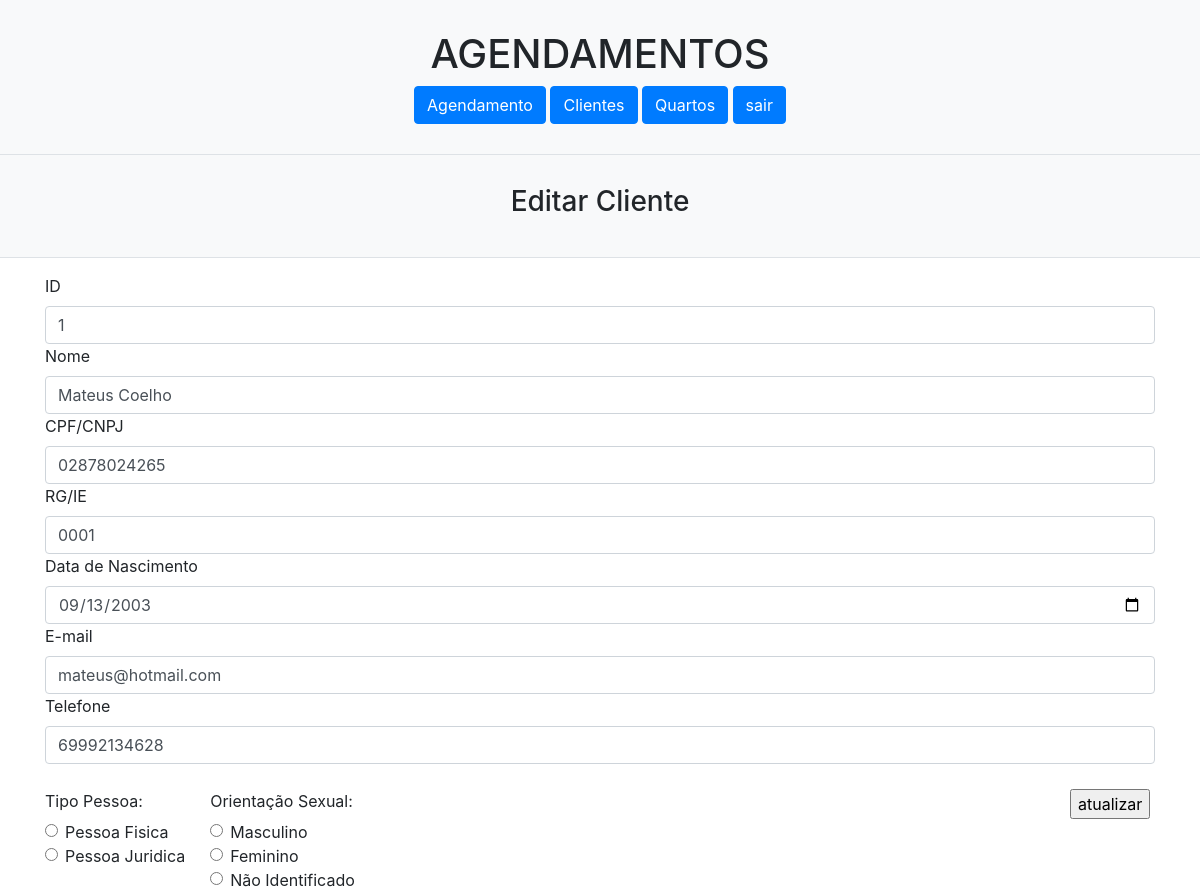
The app's page /Scripts/agenda.php?menuop=editarcliente&idcli=1 with its own data.
### tables this page shows
CREATE TABLE IF NOT EXISTS `pessoas` (
  `id_pessoa` int NOT NULL AUTO_INCREMENT,
  `nome` varchar(100) NOT NULL,
  `cpfcnpj` varchar(20) NOT NULL,
  `rgie` varchar(20) DEFAULT NULL,
  `nasc` date DEFAULT NULL,
  `f_j` smallint DEFAULT NULL COMMENT '0-Pessoa Fisica, 1-Pessoa Juridica',
  `tipopessoa` smallint DEFAULT NULL COMMENT '0-Usuario, 1-Cliente, 2-Medico',
  `email` varchar(50) DEFAULT NULL,
  `telefone` varchar(50) DEFAULT NULL,
  `orientacaosex` char(1) DEFAULT NULL COMMENT 'M-Masculino, F-Feminino, N-Não Identificado',
  PRIMARY KEY (`id_pessoa`)
);

### Scripts/editarcliente.php (the view, shortened to what this page needs)
<?php
$idcli = isset($_GET["idcli"]) ? $_GET["idcli"] : null;
$sql = "SELECT * FROM pessoas WHERE id_pessoa = {$idcli}";
$rs = mysqli_query($conexao,$sql) or die("Erro ao Recuperar os Dados do Registro! " . mysqli_error($conexao));
$dados = mysqli_fetch_assoc($rs);
?>
<!DOCTYPE html>
<html lang="pt-br">
<head>
    <link rel="stylesheet"
        href="https://stackpath.bootstrapcdn.com/bootstrap/4.1.3/css/bootstrap.min.css"
    >
</head>
<Header>
    <center><h3>Editar Cliente</h3></center>
</Header>
<div class="container mt-3">
    <form action="agenda.php?menuop=atualizarcliente" method="post">
        <div>
            <label for="cliid">ID</label>
            <input type="text"  class="form-control" name="cliid" value="<?=$dados["id_pessoa"]?>" required>
        </div>
        <div>
            <label for="clinome">Nome</label>
            <input type="text"  class="form-control" name="clinome" value="<?=$dados["nome"]?>" required>
        </div>
        <div>
            <label for="clicpfcnpj">CPF/CNPJ</label>
            <input type="text" class="form-control" name="clicpfcnpj" value="<?=$dados["cpfcnpj"]?>" required>
        </div>
        <div>
            <label for="clirgie">RG/IE</label>
            <input type="text" class="form-control" name="clirgie" value="<?=$dados["rgie"]?>">
        </div>
        <div>
            <label for="clinasc">Data de Nascimento</label>
            <input type="date" class="form-control" name="clinasc" value="<?=$dados["nasc"]?>">
        </div>
        <div>
            <label for="cliemail">E-mail</label>
            <input type="text" class="form-control" name="cliemail" value="<?=$dados["email"]?>">
        </div>
        <div>
            <label for="clitel">Telefone</label>
            <input type="text" class="form-control" name="clitel" value="<?=$dados["telefone"]?>">
        </div>
        <fieldset class="form-group">
            <legend class="col-form-label pt-0">Tipo Pessoa:</legend>
            <div class="form-check">
                <input class="form-check-input" type="radio" id="pessoafisica" name="clitipo" value="0" required>
                <label class="form-check-label" for="pessoafisica">Pessoa Fisica</label>
            </div>
            <div class="form-check">
                <input class="form-check-input" type="radio" id="pessoajuridica" name="clitipo" value="1" required>
                <label class="form-check-label" for="pessoajuridica">Pessoa Juridica</label>
            </div>
        </fieldset>
        <fieldset class="form-group2">
            <legend class="col-form-label pt-0">Orientação Sexual:</legend>
            <div class="form-check">
                <input class="form-check-input" type="radio" id="masculino" name="cliorientacao" value="M" required>
                <label class="form-check-label" for="masculino">Masculino</label>
            </div>
            <div class="form-check">
                <input class="form-check-input" type="radio" id="feninino" name="cliorientacao" value="F" required>
                <label class="form-check-label" for="feninino">Feminino</label>
            </div>
            <div class="form-check">
                <input class="form-check-input" type="radio" id="naoidentificado" name="cliorientacao" value="N" required>
                <label class="form-check-label" for="naoidentificado">Não Identificado</label>
            </div>
        </fieldset>
        <div class ="botao">
            <input type="submit" value="atualizar" nome="atualizar">
        </div>
    </form>
</div>
</html>

### Scripts/agenda.php (style rules this page uses)
header { text-align: left; padding:30px; background-color: #f8f9fa; border-bottom: 1px solid #dee2e6; }

### Scripts/editarcliente.php (style rules this page uses)
.form-group { float: left; margin-top: 25px; }
.form-group2 { float: left; margin-top: 25px; margin-left: 25px; }
.botao { margin-top: 25px; margin-left: 1025px; }

### records on screen
pessoas: cliid "1", clinome "Mateus Coelho", clicpfcnpj "02878024265", clirgie "0001", clinasc "09/13/2003", cliemail "mateus@hotmail.com", clitel "69992134628"
